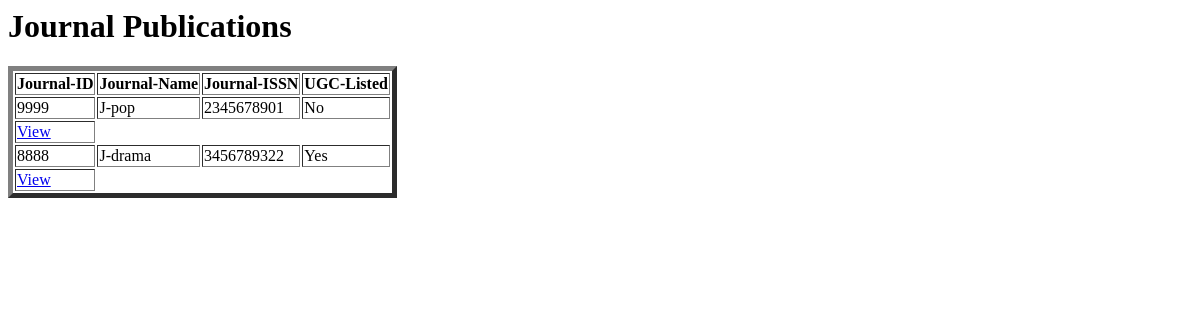
Before: /journal-publications/ with the older database file.
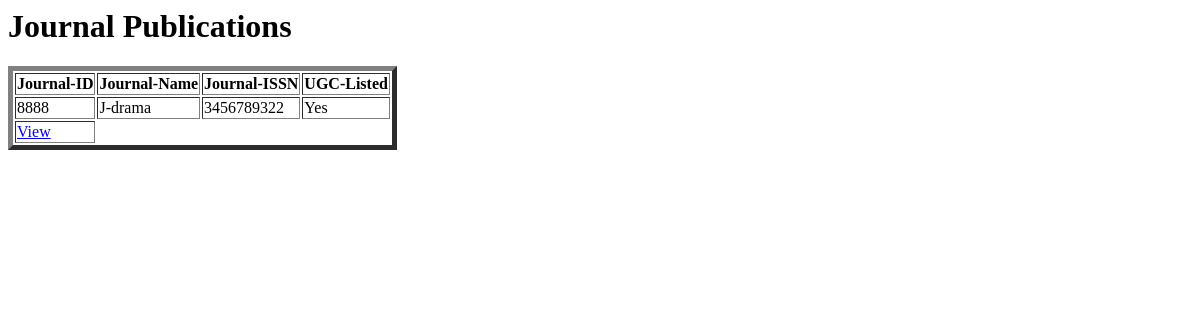
After: the same page with the newer database file.
### projects2/models.py (models this page shows, shortened)
class Journal(models.Model):
    listed = (
        ('Yes', 'Yes'),
        ('No', 'No')
    )
    facultyName = models.CharField(max_length=30)
    facultyDept = models.CharField(max_length=20)
    facultyID = models.ForeignKey(Faculty, on_delete=models.CASCADE, null=True, blank=True)
    journalID = models.CharField(max_length=20, unique=True, primary_key=True)
    journalName = models.CharField(max_length=50)
    journalISSN = models.CharField(max_length=10)
    journalArticle = models.ImageField(null=True, blank=True)
    UGCListed = models.CharField(max_length=20 ,choices=listed)
    journalNationality = models.CharField(max_length=60)

### projects2/views.py (the view)
# urls.py: path('journal-publications/', views.jpub, name='journal-publications'),
def jpub(request):
    jpub = Journal.objects.all()
    context = {'jpublications': jpub}
    return render(request, 'html-pages/Journal-publications.html', context)

### projects2/models.py (called while the page is built)
    def __str__(self):
        return f'{self.facultyID} {self.facultyName}'

### projects2/templates/html-pages/Journal-publications.html
<h1>Journal Publications</h1>
<table border="5">
    <thead>
        <tr>
        <th>Journal-ID</th>
        <th>Journal-Name</th>
        <th>Journal-ISSN</th>
        <th>UGC-Listed</th>
    </tr>
    </thead>
<tbody>
    {% for jpub in jpublications %}
    <tr>
        <td>{{jpub.journalID}}</td>
        <td>{{jpub.journalName}}</td>
        <td>{{jpub.journalISSN}}</td>
        <td>{{jpub.UGCListed}}</td>
    </tr>
</tbody>
        <tr cellspacing="5">
            <td><a href="{% url 'single-journal-publications' jpub.facultyID %}">View</a></td>
        </tr>
    {% endfor %}
</table>

Changed rows visible on the page:
removed Journal: journalID "9999", journalName "J-pop", journalISSN "2345678901", UGCListed "No"
